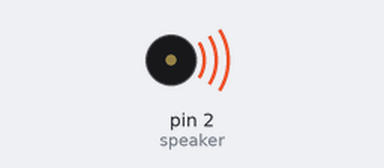
This sketch was run on a simulated Arduino Uno, built with avr-gcc and run on an emulated ATmega328P. Shown: buzzer (waves = sounding).

Above: at 0.3 s.
At 9.85 s:
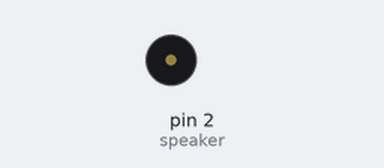
Timing chart, 0 to 10.4 s (numbered marks = the images above):
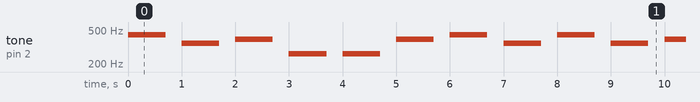

The sketch:

speaker.ino
```cpp
//스피커 모양 앰프를 lm386에 꽂고 준비,
//스피커 모듈 vcc-> wemos 기기의 5v, gnd는 gnd, In은 tx1/d9핀에 연결


int speaker = 2; //wemos d1의 tx1/d9 핀에 해당

void setup() {

pinMode(speaker, OUTPUT);

}

//스쿨존에 적용되는 프로젝트인 만큼 경고음은 학교 종소리로 구현
void loop() {

tone(speaker, 440);
delay(700);
noTone(speaker);
delay(300);//라

tone(speaker, 349);
delay(700);
noTone(speaker);
delay(300);//파

tone(speaker, 392);
delay(700);
noTone(speaker);
delay(300);//솔

tone(speaker, 262);
delay(700);
noTone(speaker);
delay(300);//도

tone(speaker, 262);
delay(700);
noTone(speaker);
delay(300);//도

tone(speaker, 392);
delay(700);
noTone(speaker);
delay(300);//솔

tone(speaker, 440);
delay(700);
noTone(speaker);
delay(300);//라

tone(speaker, 349);
delay(700);
noTone(speaker);
delay(300);//파


}

//결과: 라파솔도 도솔라파가 계속 재생됨(생각보다 소리 매우 큼)
```

Measured:
- by itself, tone on pin 2 (speaker): repeats every 8.0 s: silent 0.30 s, 349 Hz 0.70 s, silent 0.30 s, 392 Hz 0.70 s, 2 × (silent 0.30 s, 262 Hz 0.70 s), silent 0.30 s, 392 Hz 0.70 s, silent 0.30 s, 440 Hz 0.70 s, silent 0.30 s, 349 Hz 0.70 s, silent 0.30 s, 440 Hz 0.70 s
